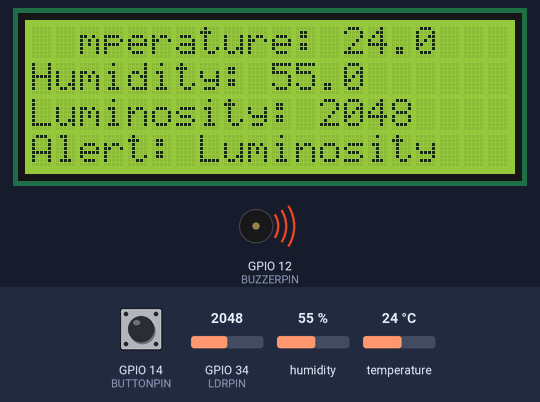
Bench run of a sketch on a simulated ESP32. On the bench: 20×4 character LCD, buzzer (waves = sounding, pin HIGH). The test bench sets the inputs (shaded band); at power-on: humidity 55 %, GPIO 34 (LDRPIN) = 2048, temperature 24 °C, GPIO 14 (BUTTONPIN) HIGH. WiFi joins after 1.5 s; servers stay silent unless stated; no MQTT or app messages arrive unless stated; what the sketch prints to the serial monitor is not drawn.

Above: at 2.7 s.
2.8 s: humidity set to 68 %
At 5.0 s:
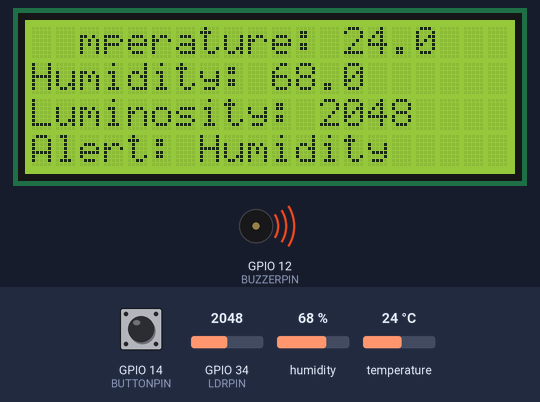
7.3 s: humidity set to 22 %
At 10.3 s:
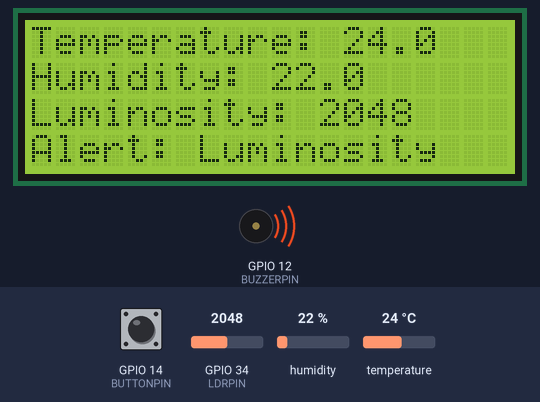
11.4 s: GPIO 34 (LDRPIN) set to 2866
At 13.0 s:
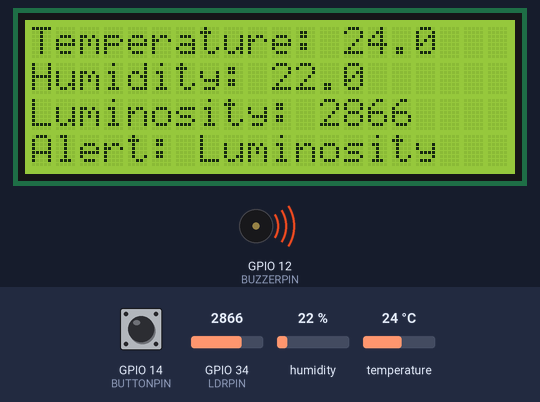
13.9 s: temperature set to 12 °C
At 15.2 s:
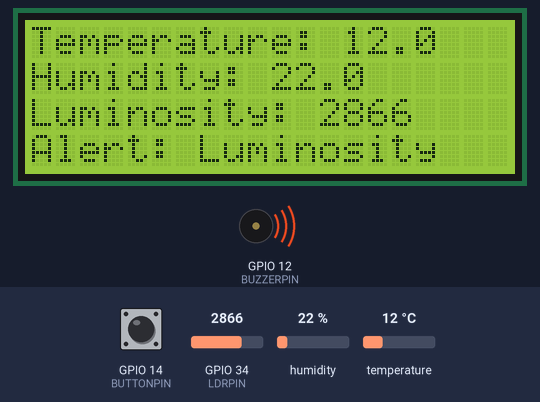
16.4 s: GPIO 34 (LDRPIN) set to 3603
At 18.5 s:
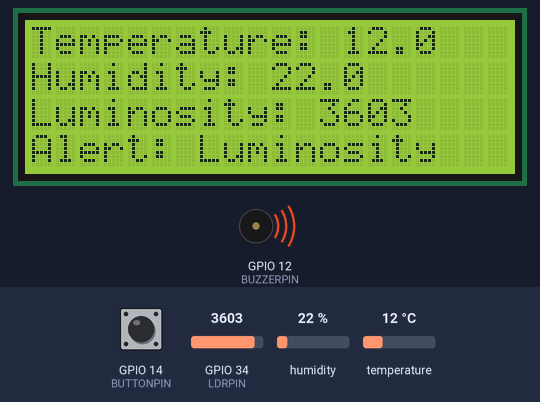
19.6 s: GPIO 34 (LDRPIN) set to 4095
At 20.7 s:
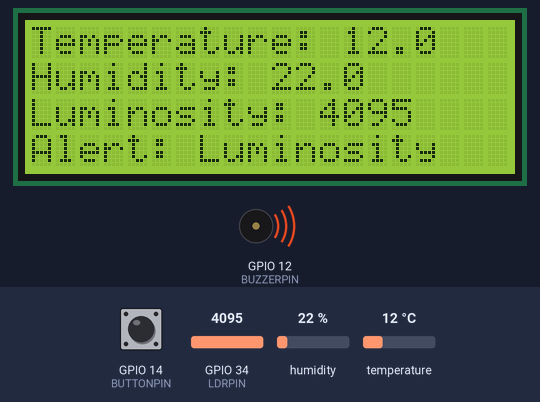
Timing chart, 0 to 22.6 s (numbered marks = the images above; inputs shaded):
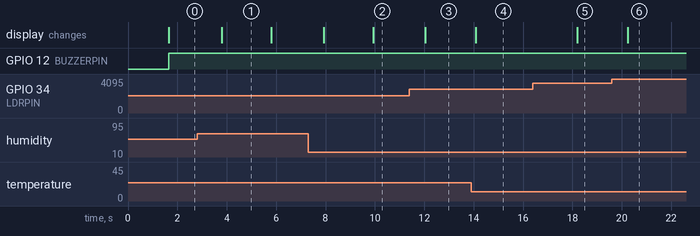

The sketch:

main.ino
```cpp
#include <map>
#include <DHT.h>
#include <WiFi.h>
#include <Bounce2.h>
#include <PubSubClient.h>
#include <LiquidCrystal_I2C.h>

#define WIFI_SSID       ""
#define WIFI_PASSWORD   ""
#define MQTT_SERVER     ""
#define MQTT_PORT       0000
#define MQTT_USER       ""
#define MQTT_PASSWORD   ""

#define DHTPIN 23
#define LDRPIN 34
#define BUZZERPIN 12
#define BUTTONPIN 14

#define DHTTYPE DHT22

DHT dht(DHTPIN, DHTTYPE);
LiquidCrystal_I2C lcd(0x27, 20, 4);
Bounce debouncer = Bounce();

float temperature, humidity;
int luminosity;
bool buzzerActive    = false;
String alert         = "none";
String previousAlert = "none";

WiFiClient espClient;
PubSubClient client(espClient);

struct AlertRule
{
  float min;
  float max;
  String message;
};

std::map<String, AlertRule> alertRules = {
  {"Temperature", {10.0, 20.0, "Temperature"}},
  {"Humidity", {0.0, 60.0, "Humidity"}},
  {"Luminosity", {500.0, 1023.0, "Luminosity"}}
};

void readSensors()
{
  humidity    = dht.readHumidity();
  temperature = dht.readTemperature();
  luminosity  = analogRead(LDRPIN);

  if (isnan(humidity) || isnan(temperature))
  {
    Serial.println("Failed to read from DHT sensor!");
  }
}

void checkAlerts()
{
  alert = "none";
  buzzerActive = false;

  for (const auto& [parameter, rule] : alertRules)
  {
    float value = parameter == "Temperature" ? temperature :
                  parameter == "Humidity" ? humidity : luminosity;

    if (value < rule.min || value > rule.max)
    {
      alert = rule.message;
      buzzerActive = true;
      break;
    }
  }
}

void updateLCD()
{
  lcd.setCursor(0, 0);
  lcd.print("Temperature: " + String(temperature, 1));
  lcd.setCursor(0, 1);
  lcd.print("Humidity: " + String(humidity, 1));
  lcd.setCursor(0, 2);
  lcd.print("Luminosity: " + String(luminosity));

  if (alert != previousAlert)
  {
    lcd.setCursor(0, 3);
    lcd.print("Alert:                ");

    lcd.setCursor(0, 3);
    lcd.print("Alert: " + alert);

    previousAlert = alert;
  }
}

void handleBuzzer()
{
  if (buzzerActive && debouncer.fell())
  {
    buzzerActive = false;
  }

  digitalWrite(BUZZERPIN, buzzerActive);
}

void connectWiFi()
{
  Serial.print("Connecting to WiFi...");
  WiFi.begin(WIFI_SSID, WIFI_PASSWORD);

  while (WiFi.status() != WL_CONNECTED)
  {
    delay(500);
    Serial.print(".");
  }

  Serial.println(" connected!");
}

void connectMQTT()
{
  while (!client.connected())
  {
    Serial.print("Connecting to MQTT... ");

    if (client.connect("ESP32Client", MQTT_USER, MQTT_PASSWORD))
    {
      Serial.println("connected!");
    }
    else
    {
      Serial.print("failed, rc=");
      Serial.print(client.state());
      Serial.println(" try again in 5 seconds");
      delay(5000);
    }
  }
}

void setup()
{
  Serial.begin(115200);

  dht.begin();
  lcd.init();
  lcd.backlight();

  pinMode(BUZZERPIN, OUTPUT);

  debouncer.attach(BUTTONPIN, INPUT_PULLUP);
  debouncer.interval(5);

  connectWiFi();
  client.setServer(MQTT_SERVER, MQTT_PORT);
}

void loop()
{
  readSensors();
  checkAlerts();
  updateLCD();
  handleBuzzer();
  debouncer.update();

  if (WiFi.status() != WL_CONNECTED)
  {
    connectWiFi();
  }

  if (!client.connected())
  {
    connectMQTT();
  }

  client.loop();

  char message[50];
  snprintf(message, 50, "Temperature: %f", temperature);
  client.publish("topico-dos-sensores/temperature", message);

  snprintf(message, 50, "Humidity: %f", humidity);
  client.publish("topico-dos-sensores/humidity", message);

  snprintf(message, 50, "Luminosity: %d", luminosity);
  client.publish("topico-dos-sensores/luminosity", message);

  delay(2000);
}
```

Measured:
- after the input at 2.8 s, the display: changes after 0.99 s (image 1)
- after the input at 7.3 s, the display: first changes after 0.63 s (image 2 shows a later state)
- after the input at 11.4 s, the display: changes after 0.64 s (image 3)
- after the input at 13.9 s, the display: changes after 0.19 s (image 4)
- after the input at 16.4 s, the display: changes after 1.8 s (image 5)
- after the input at 19.6 s, the display: changes after 0.65 s (image 6)
- what the display in image 1 shows lasts 2.0 s, from 3.8 s to 5.8 s
